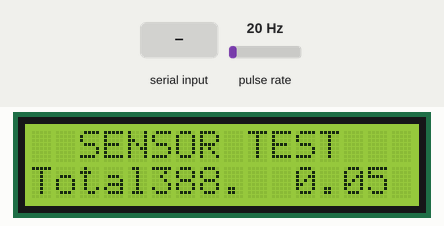
Simulated run of this sketch. Board: ESP32. Parts: 16×2 character LCD. Wiring (inferred from the names in the program): pulse sensor: data GPIO 14. Inputs (shaded band) come from the test bench; at power-on: pulse rate 20 Hz. What the sketch prints to the serial monitor is not drawn.

Above: at 2.4 s.
2.5 s: "r\n" received over Serial
At 3.6 s:
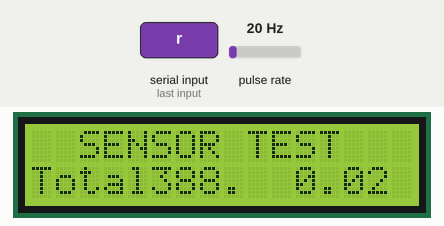
5.3 s: pulse rate (sensor on GPIO 14) set to 4 Hz
At 6.6 s:
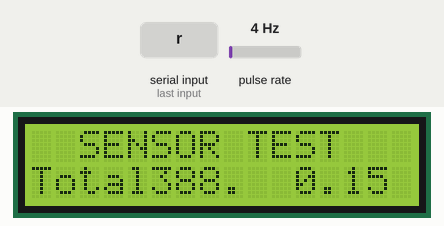
8.3 s: pulse rate (sensor on GPIO 14) set to 50 Hz
At 9.6 s:
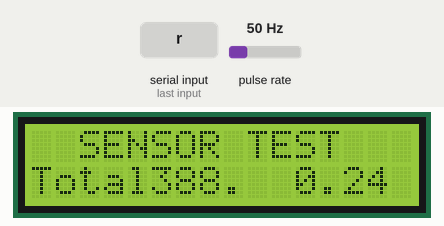
11.3 s: pulse rate (sensor on GPIO 14) set to 100 Hz
At 12.3 s:
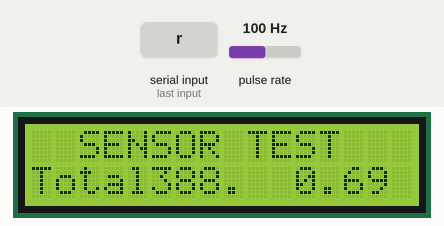
Timing chart, 0 to 14.3 s (numbered marks = the images above; inputs shaded):
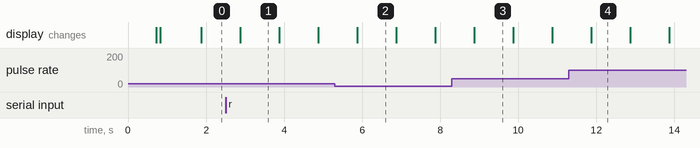

Measured:
- what the display in image 1 shows lasts 1.0 s, from 2.9 s to 3.9 s

The sketch:

YF_S201_TEST.ino
```cpp
// YF-S201 Water Flow Sensor TEST CODE
// Tests if the sensor is working without WiFi/networking
// Uses same pins as main code: GPIO14, SDA=21, SCL=22

#include <Wire.h>
#include <LiquidCrystal_I2C.h>

const uint8_t FLOW_PIN = 14;           // YF-S201 signal -> ESP32 GPIO14
volatile uint32_t pulseCount = 0;      // incremented in ISR

// Calibration value (from your main code)
double PULSES_PER_LITER = 388.8;

// I2C pins (explicit)
const uint8_t SDA_PIN = 21;
const uint8_t SCL_PIN = 22;

// LCD settings
uint8_t lcdAddress = 0x27;
const uint8_t LCD_COLS = 16;
const uint8_t LCD_ROWS = 4;
LiquidCrystal_I2C *lcd = nullptr;

// Counters
double totalLiters = 0.0;
unsigned long lastMillis = 0;
unsigned long pulsesSinceReset = 0;

void IRAM_ATTR pulseISR() {
  pulseCount++;
}

void scanI2C() {
  bool found = false;
  Serial.println("\n=== I2C SCAN ===");
  for (uint8_t addr = 1; addr < 127; ++addr) {
    Wire.beginTransmission(addr);
    if (Wire.endTransmission() == 0) {
      Serial.print("Found device at 0x");
      Serial.println(addr, HEX);
      if (addr == 0x27 || addr == 0x3F) {
        lcdAddress = addr;
        found = true;
        break;
      }
      if (!found) {
        lcdAddress = addr;
        found = true;
      }
    }
  }
  Serial.println("=== END SCAN ===\n");
}

void handleSerial() {
  if (Serial.available()) {
    String s = Serial.readStringUntil('\n');
    s.trim();
    if (s.length() == 0) return;

    if (s.equalsIgnoreCase("r")) {
      // Reset pulse counter
      noInterrupts();
      pulseCount = 0;
      interrupts();
      pulsesSinceReset = 0;
      totalLiters = 0.0;
      Serial.println("✓ Reset: Pulses and totals cleared");

    } else if (s.equalsIgnoreCase("p")) {
      // Print current pulses
      Serial.print("Pulses since reset: ");
      Serial.println(pulsesSinceReset);
      Serial.print("Current interval pulses (ISR counter): ");
      Serial.println(pulseCount);

    } else if (s.equalsIgnoreCase("c")) {
      // Calibration value
      Serial.print("Current PULSES_PER_LITER: ");
      Serial.println(PULSES_PER_LITER, 6);
      Serial.print("Total Liters: ");
      Serial.println(totalLiters, 6);

    } else if (s.startsWith("cal ")) {
      // Set new calibration
      String val = s.substring(4);
      double newPPL = val.toDouble();
      if (newPPL > 0.0) {
        PULSES_PER_LITER = newPPL;
        Serial.print("✓ PULSES_PER_LITER set to: ");
        Serial.println(PULSES_PER_LITER, 6);
      } else {
        Serial.println("✗ Invalid value. Use: cal 388.8");
      }

    } else if (s.equalsIgnoreCase("status")) {
      Serial.println("\n=== SENSOR STATUS ===");
      Serial.print("GPIO14 connected: ");
      Serial.println("Yes (check with multimeter if unsure)");
      Serial.print("LCD connected: ");
      Serial.println(lcd ? "Yes" : "No");
      Serial.print("Pulses per second: ");
      Serial.println(pulseCount);
      Serial.print("Total pulses accumulated: ");
      Serial.println(pulsesSinceReset);
      Serial.print("Total liters: ");
      Serial.println(totalLiters, 6);
      Serial.println("=== END STATUS ===\n");

    } else if (s.equalsIgnoreCase("test")) {
      Serial.println("\n=== RESISTOR DIAGNOSIS ===");
      Serial.println("To check if you need a pull-up resistor:");
      Serial.println("");
      Serial.println("1. With multimeter set to DC voltage:");
      Serial.println("   - Measure GPIO14 to GND");
      Serial.println("   - Should be ~3.3V when no water flowing");
      Serial.println("   - Should pulse to ~0V when water flows");
      Serial.println("");
      Serial.println("2. If GPIO14 stays at 0V or doesn't change:");
      Serial.println("   - Add 10kΩ pull-up resistor:");
      Serial.println("     (+3.3V) ---|10kΩ|---+--- (GPIO14)");
      Serial.println("                         |");
      Serial.println("                      (sensor out)");
      Serial.println("");
      Serial.println("3. YF-S201 pin connections:");
      Serial.println("   Red   -> +5V");
      Serial.println("   Black -> GND");
      Serial.println("   Yellow -> GPIO14 (with pull-up resistor)");
      Serial.println("==============================\n");

    } else if (s.equalsIgnoreCase("help")) {
      printCommands();
    } else {
      Serial.println("Unknown command. Type 'help' for list.");
    }
  }
}

void printCommands() {
  Serial.println("\n=== YF-S201 TEST COMMANDS ===");
  Serial.println("r              -> Reset counters");
  Serial.println("p              -> Print pulse count");
  Serial.println("c              -> Show calibration & total liters");
  Serial.println("cal <value>    -> Set new PULSES_PER_LITER (e.g., cal 388.8)");
  Serial.println("status         -> Full sensor status");
  Serial.println("test           -> Pin voltage test (requires multimeter)");
  Serial.println("help           -> Show this menu");
  Serial.println("==============================\n");
}

void lcdPrintPadded(int col, int row, const char *s, int width) {
  lcd->setCursor(col, row);
  lcd->print(s);
  int len = strlen(s);
  for (int i = len; i < width; ++i) lcd->print(' ');
}

void setup() {
  Serial.begin(115200);
  delay(500);
  Serial.println("\n\n");
  Serial.println("╔════════════════════════════════════════╗");
  Serial.println("║  YF-S201 WATER FLOW SENSOR TEST CODE   ║");
  Serial.println("║  Testing GPIO14 sensor on ESP32        ║");
  Serial.println("╚════════════════════════════════════════╝\n");

  // Initialize I2C and LCD
  Wire.begin(SDA_PIN, SCL_PIN);
  delay(200);

  scanI2C();

  if (lcdAddress != 0) {
    lcd = new LiquidCrystal_I2C(lcdAddress, LCD_COLS, LCD_ROWS);
    lcd->init();
    lcd->backlight();
    lcd->clear();

    lcd->setCursor(2, 0);
    lcd->print("SENSOR TEST");

    lcd->setCursor(0, 1);
    lcd->print("Flow: ");

    lcd->setCursor(0, 2);
    lcd->print("PPL: ");

    lcd->setCursor(0, 3);
    lcd->print("Total L: ");

    Serial.println("✓ LCD initialized at 0x" + String(lcdAddress, HEX));
  } else {
    Serial.println("✗ LCD NOT FOUND - continuing without display");
  }

  // Setup sensor pin
  // Try INPUT_PULLUP first - works if internal pull-up is strong enough
  pinMode(FLOW_PIN, INPUT_PULLUP);
  attachInterrupt(digitalPinToInterrupt(FLOW_PIN), pulseISR, RISING);
  Serial.println("✓ GPIO14 interrupt configured (INPUT_PULLUP mode)\n");

  Serial.println("⚠ RESISTOR TROUBLESHOOTING:");
  Serial.println("   If no pulses detected:");
  Serial.println("   1. Add 10kΩ external pull-up resistor between GPIO14 and +3.3V");
  Serial.println("   2. Or use 'alt' command to try different pin modes");
  Serial.println("");

  lastMillis = millis();

  Serial.println("Ready! Water flowing through YF-S201 should show pulses.");
  Serial.println("Type 'help' for commands.\n");
  printCommands();
}

void loop() {
  unsigned long now = millis();

  // Every 1 second, calculate flow
  if (now - lastMillis >= 1000) {
    unsigned long elapsed = now - lastMillis;
    lastMillis = now;

    // Get pulse count atomically
    noInterrupts();
    uint32_t pulses = pulseCount;
    pulseCount = 0;
    interrupts();

    pulsesSinceReset += pulses;

    // Calculate flow rate
    double litersThisSecond = pulses / PULSES_PER_LITER;
    double flowLPerMin = litersThisSecond * 60.0;
    totalLiters += litersThisSecond;

    // Print to Serial
    Serial.print("[");
    Serial.print(millis() / 1000);
    Serial.print("s] ");
    Serial.print("Pulses: ");
    Serial.print(pulses);
    Serial.print("  Flow: ");
    Serial.print(flowLPerMin, 2);
    Serial.print(" L/min  Total: ");
    Serial.print(totalLiters, 3);
    Serial.println(" L");

    // Update LCD if available
    if (lcd) {
      char buf[16];

      // Flow rate
      dtostrf(flowLPerMin, 7, 2, buf);
      lcdPrintPadded(6, 1, buf, 9);

      // PPL
      dtostrf(PULSES_PER_LITER, 5, 1, buf);
      lcdPrintPadded(5, 2, buf, 10);

      // Total liters
      dtostrf(totalLiters, 6, 2, buf);
      lcdPrintPadded(9, 3, buf, 6);
    }

    // If no flow for 5 seconds, show warning
    if (pulses == 0) {
      static int noFlowCount = 0;
      noFlowCount++;
      if (noFlowCount >= 5) {
        Serial.println("⚠ WARNING: No pulses detected for 5 seconds");
        Serial.println("  - Check if water is flowing through sensor");
        Serial.println("  - Check GPIO14 pin connection");
        Serial.println("  - Check sensor power (5V)");
        noFlowCount = 0;
      }
    } else {
      // Reset no-flow warning counter
      static int noFlowCount = 0;
      noFlowCount = 0;
    }
  }

  handleSerial();
}
```
